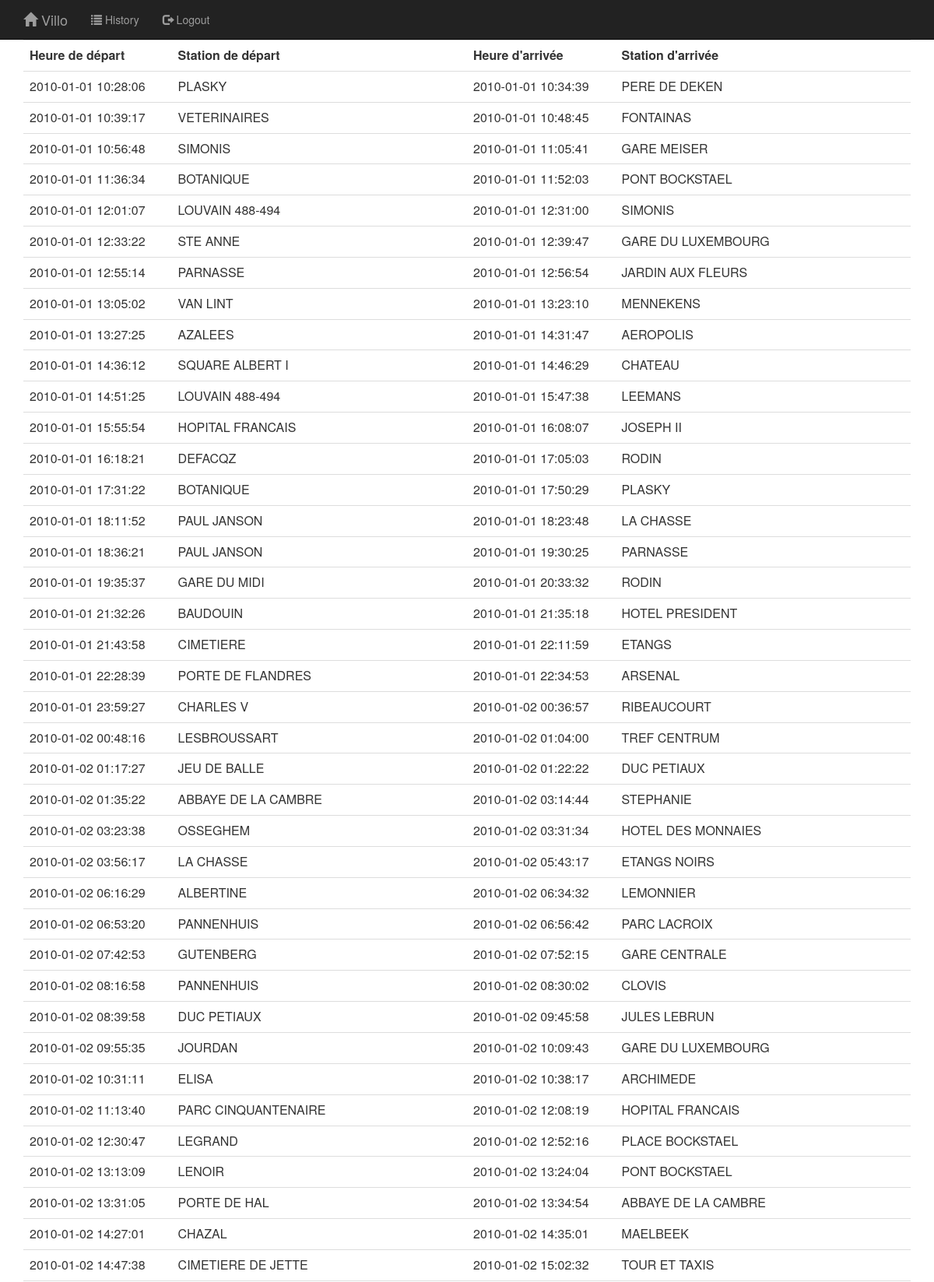
Screenshot of /history (signed in, upper part) with the database file from the repository.
### tables this page shows
CREATE TABLE Deplacement(
	velo				INT							NOT NULL,
	utilisateur			INT							NOT NULL,
	stationDepart		INT							NOT NULL,
	heureDepart			DATE						NOT NULL,
	stationArrivee		INT									,
	heureArrivee		DATE								,
	FOREIGN KEY(velo) REFERENCES Velo(id)					,
	FOREIGN KEY(utilisateur) REFERENCES Utilisateur(id)		,
	FOREIGN KEY(stationDepart) REFERENCES Station(id)		,
	FOREIGN KEY(stationArrivee) REFERENCES Station(id)		
);

CREATE TABLE Station(
	id 					INT 		PRIMARY	KEY		NOT NULL,
	nom					CHAR(50)					NOT NULL,
	bornePayement		BOOLEAN						NOT NULL,
	capacite			INT							NOT NULL,
	xCoords				FLOAT						NOT NULL,
	yCoords				FLOAT						NOT NULL
);

### flaskApp/app/views.py (the view)
@app.route('/history', methods=['GET', 'POST'])
def history():
	if current_user.get_id() not in User.users:
		return redirect(url_for("index"))
	return render_template("history.html", user=User(current_user.get_id()), map=Map())

### flaskApp/app/Map.py (called while the page is built)
	def getAllStationsPos(self):
		connection = sqlite3.connect("sql/villo.db")
		cursor = connection.cursor()
		cursor.execute('SELECT id,nom,xCoords,yCoords,bornePayement FROM Station')
		matches = cursor.fetchall()
		connection.close()
		return matches

### flaskApp/app/User.py (called while the page is built)
	def getMoves(self):
		connection = sqlite3.connect("sql/villo.db")
		cursor = connection.cursor()
		cursor.execute('SELECT heureDepart,St1.nom,heureArrivee,St2.nom FROM Deplacement JOIN Station St1 ON stationDepart=St1.id JOIN Station St2 ON stationArrivee=St2.id  WHERE utilisateur={0} ORDER BY heureDepart'.format(self.id))
		matches = cursor.fetchall()
		connection.close()
		return matches

	def get_id(self):
		return self.id

	def is_authenticated(self):
		return self.authenticated

### flaskApp/app/views.py (called while the page is built)
@login_manager.user_loader
def user_loader(user_id):
	if (user_id in User.users):
		return User.users[user_id]

### flaskApp/app/templates/history.html
{% extends "base.html" %}
{% block content %}
  {% from "_formhelpers.html" import render_textfield %}
    <div class="container">
      <table class="table">
        <tr>
          <th> Heure de départ </th>
          <th> Station de départ </th>
          <th> Heure d'arrivée </th>
          <th> Station d'arrivée </th>
        </tr>
        {% for heureDepart,stationDepart,heureArrivee,stationArrivee in user.getMoves() %}
          <tr>
            <td> {{ heureDepart.replace('T',' ') }} </td>
            <td> {{ stationDepart }} </td>
            <td> {{ heureArrivee.replace('T',' ') }} </td>
            <td> {{ stationArrivee }} </td>
          </tr>
        {% endfor %}
      </table>
    </div>
{% endblock %}

### flaskApp/app/templates/base.html (shortened to what this page needs)
<html>
  <head>
    <link href="../static/css/bootstrap.min.css" rel="stylesheet">
  </head>
  <body>
    <div class="navbar navbar-inverse navbar-fixed-top">
      <div class="container">
        <div class="navbar-header">
          <a href="/index" class="navbar-brand"><i class="glyphicon glyphicon-home"></i> Villo</a>
        </div>
        <div class="navbar-collapse collapse">
          <ul class="nav navbar-nav sm clearfix" data-smartmenus-id="14307839254475837">
            {% if user.is_authenticated() %}
              <li><a href="/history" ><i class="glyphicon glyphicon-list"></i> History</a></li>
              <li><a href="/logout"><i class="glyphicon glyphicon-log-out"></i> Logout</a></li>
            {% else %}
              <li><a href="/register"><i class="glyphicon glyphicon-check"></i> Register</a></li>
              <li><a href="/ticket"><i class="glyphicon glyphicon-list-alt"></i> Ticket</a></li>
              <li><a href="/login"><i class="glyphicon glyphicon-log-in"></i> Login</a></li>
            {% endif %}
          </ul>
        </div>
      </div>
    </div>
    <div id="content" class="row" style="width: 100%; height: 100%; margin:51 0 0 0px; ">
      {% block content %}{% endblock %}
    </div>
  </body>
</html>

### rows the page displays
Deplacement: replace "2010-01-01 10:28:06", nom "PLASKY", replace "2010-01-01 10:34:39", nom "PERE DE DEKEN"
Deplacement: replace "2010-01-01 10:39:17", nom "VETERINAIRES", replace "2010-01-01 10:48:45", nom "FONTAINAS"
Deplacement: replace "2010-01-01 10:56:48", nom "SIMONIS", replace "2010-01-01 11:05:41", nom "GARE MEISER"
Deplacement: replace "2010-01-01 11:36:34", nom "BOTANIQUE", replace "2010-01-01 11:52:03", nom "PONT BOCKSTAEL"
Deplacement: replace "2010-01-01 12:01:07", nom "LOUVAIN 488-494", replace "2010-01-01 12:31:00", nom "SIMONIS"
Deplacement: replace "2010-01-01 12:33:22", nom "STE ANNE", replace "2010-01-01 12:39:47", nom "GARE DU LUXEMBOURG"
Deplacement: replace "2010-01-01 12:55:14", nom "PARNASSE", replace "2010-01-01 12:56:54", nom "JARDIN AUX FLEURS"
Deplacement: replace "2010-01-01 13:05:02", nom "VAN LINT", replace "2010-01-01 13:23:10", nom "MENNEKENS"
Deplacement: replace "2010-01-01 13:27:25", nom "AZALEES", replace "2010-01-01 14:31:47", nom "AEROPOLIS"
Deplacement: replace "2010-01-01 14:36:12", nom "SQUARE ALBERT I", replace "2010-01-01 14:46:29", nom "CHATEAU"
Deplacement: replace "2010-01-01 14:51:25", nom "LOUVAIN 488-494", replace "2010-01-01 15:47:38", nom "LEEMANS"
Deplacement: replace "2010-01-01 15:55:54", nom "HOPITAL FRANCAIS", replace "2010-01-01 16:08:07", nom "JOSEPH II"
Deplacement: replace "2010-01-01 16:18:21", nom "DEFACQZ", replace "2010-01-01 17:05:03", nom "RODIN"
Deplacement: replace "2010-01-01 17:31:22", nom "BOTANIQUE", replace "2010-01-01 17:50:29", nom "PLASKY"
Deplacement: replace "2010-01-01 18:11:52", nom "PAUL JANSON", replace "2010-01-01 18:23:48", nom "LA CHASSE"
Deplacement: replace "2010-01-01 18:36:21", nom "PAUL JANSON", replace "2010-01-01 19:30:25", nom "PARNASSE"
Deplacement: replace "2010-01-01 19:35:37", nom "GARE DU MIDI", replace "2010-01-01 20:33:32", nom "RODIN"
Deplacement: replace "2010-01-01 21:32:26", nom "BAUDOUIN", replace "2010-01-01 21:35:18", nom "HOTEL PRESIDENT"
Deplacement: replace "2010-01-01 21:43:58", nom "CIMETIERE", replace "2010-01-01 22:11:59", nom "ETANGS"
Deplacement: replace "2010-01-01 22:28:39", nom "PORTE DE FLANDRES", replace "2010-01-01 22:34:53", nom "ARSENAL"
Deplacement: replace "2010-01-01 23:59:27", nom "CHARLES V", replace "2010-01-02 00:36:57", nom "RIBEAUCOURT"
Deplacement: replace "2010-01-02 00:48:16", nom "LESBROUSSART", replace "2010-01-02 01:04:00", nom "TREF CENTRUM"
Deplacement: replace "2010-01-02 01:17:27", nom "JEU DE BALLE", replace "2010-01-02 01:22:22", nom "DUC PETIAUX"
Deplacement: replace "2010-01-02 01:35:22", nom "ABBAYE DE LA CAMBRE", replace "2010-01-02 03:14:44", nom "STEPHANIE"
Deplacement: replace "2010-01-02 03:23:38", nom "OSSEGHEM", replace "2010-01-02 03:31:34", nom "HOTEL DES MONNAIES"
Deplacement: replace "2010-01-02 03:56:17", nom "LA CHASSE", replace "2010-01-02 05:43:17", nom "ETANGS NOIRS"
Deplacement: replace "2010-01-02 06:16:29", nom "ALBERTINE", replace "2010-01-02 06:34:32", nom "LEMONNIER"
Deplacement: replace "2010-01-02 06:53:20", nom "PANNENHUIS", replace "2010-01-02 06:56:42", nom "PARC LACROIX"
Deplacement: replace "2010-01-02 07:42:53", nom "GUTENBERG", replace "2010-01-02 07:52:15", nom "GARE CENTRALE"
Deplacement: replace "2010-01-02 08:16:58", nom "PANNENHUIS", replace "2010-01-02 08:30:02", nom "CLOVIS"
Deplacement: replace "2010-01-02 08:39:58", nom "DUC PETIAUX", replace "2010-01-02 09:45:58", nom "JULES LEBRUN"
Deplacement: replace "2010-01-02 09:55:35", nom "JOURDAN", replace "2010-01-02 10:09:43", nom "GARE DU LUXEMBOURG"
Deplacement: replace "2010-01-02 10:31:11", nom "ELISA", replace "2010-01-02 10:38:17", nom "ARCHIMEDE"
Deplacement: replace "2010-01-02 11:13:40", nom "PARC CINQUANTENAIRE", replace "2010-01-02 12:08:19", nom "HOPITAL FRANCAIS"
Deplacement: replace "2010-01-02 12:30:47", nom "LEGRAND", replace "2010-01-02 12:52:16", nom "PLACE BOCKSTAEL"
Deplacement: replace "2010-01-02 13:13:09", nom "LENOIR", replace "2010-01-02 13:24:04", nom "PONT BOCKSTAEL"
Deplacement: replace "2010-01-02 13:31:05", nom "PORTE DE HAL", replace "2010-01-02 13:34:54", nom "ABBAYE DE LA CAMBRE"
Deplacement: replace "2010-01-02 14:27:01", nom "CHAZAL", replace "2010-01-02 14:35:01", nom "MAELBEEK"
Deplacement: replace "2010-01-02 14:47:38", nom "CIMETIERE DE JETTE", replace "2010-01-02 15:02:32", nom "TOUR ET TAXIS"
